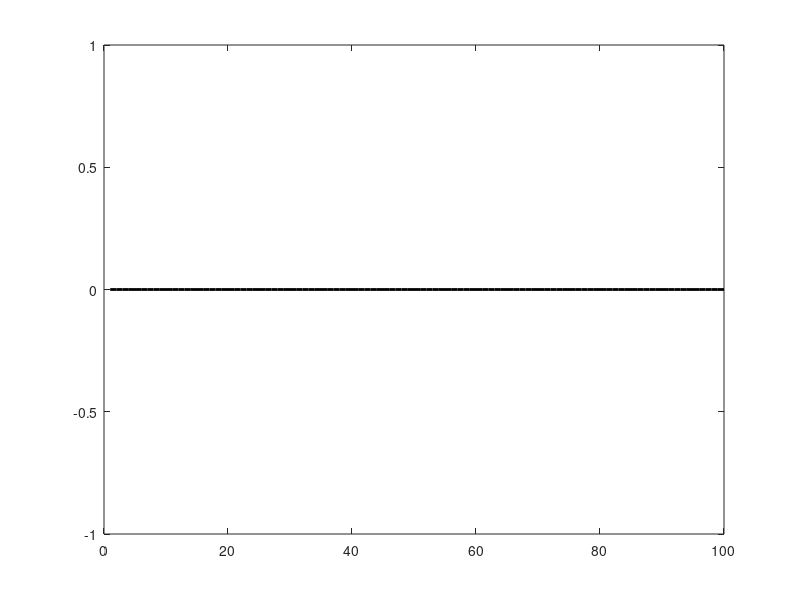

The MATLAB script that drew this image: (Note: this script raises an error after producing the figure.)

%%
%% Brown CS145 HW9: Birth-Death printer queue
%%

close all; 
clear all;

% Constants defining birth-death queue
m = 9;
b = 0.2;
d = 0.5;

% Number of time steps of Markov chain
Nmax = 100;

% (a) Construct state transition matrix T
T = zeros(m+1, m+1);
%TODO: Fill entries of T.  Each column should sum to 1.
T(1,1) = 1-b;
T(10,10) = 1-d;
T([2:9],[2:9]) = 1-b-d;
T([1:9],[2:10]) = b;
T([2:10],[1:9]) = d;

% (a) Compute state probabilities after one transition
p0 = ones(m+1,1)/(m+1); % state probability at time 0
%TODO: Use T and p0 to compute probabilities after one step

% (b-c) Compute state probabilities after 100 transitions (time steps)
%p0 = ones(m+1,1)/(m+1); % (b) uniform initial state probability 
p0 = [1; zeros(m,1)]; % (c) initial state has empty queue

epsilon = zeros(Nmax,1); % Absolute change in state probabilities

for t = 1:Nmax
  %TODO: Compute probability of states at time t
  %TODO: Compute epsilon(t)
end

figure(1);
plot([1:Nmax],epsilon,'-k','linewidth',2);

% (d) Approximate state probabilities via Monte Carlo
Nmc = 1000;
probMC = zeros(m+1,1);  % Replace with Monte Carlo estimates of probabilities

for i = 1:Nmc
  %TODO: Simulate Markov chain for Nmax time steps,
  %      and count frequencies of final states to define probMC
end

figure(2);
delta = abs(probMC - p1)./p1;
plot([0:m],delta,'-k','linewidth',2);
